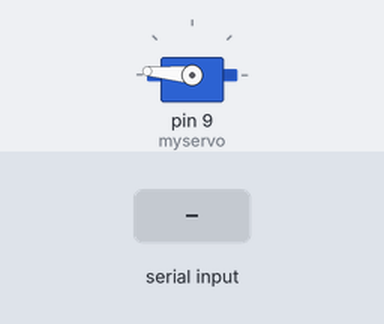
Simulated run of this sketch. Board: Arduino Uno, built with avr-gcc and run on an emulated ATmega328P. On the bench: servo. The inputs (shaded band) are chosen by the test bench. What the sketch prints to the serial monitor is not drawn.

Above: at 1.2 s.
1.3 s: "1\n" received over Serial
At 1.86 s:
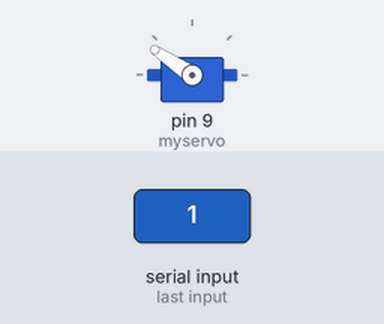
At 2.47 s:
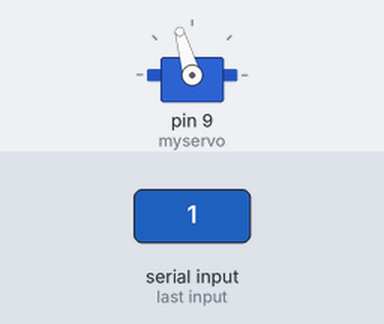
Timing chart, 0 to 6.4 s (numbered marks = the images above; inputs shaded):
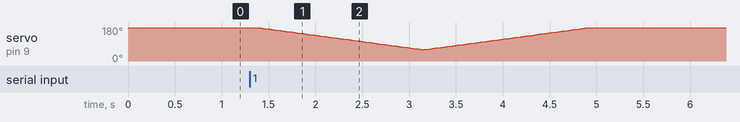

The sketch:

slam_up_arduino.ino
```cpp
#include <Servo.h>

Servo myservo;

int pos = 0;
int cntCommand = -1;

void setup() {
  myservo.attach(9);
  resetAll();

  Serial.begin(9600);
  Serial.setTimeout(10);
  //Add following for Uno
  while(!Serial){};
}

void loop() {
  commandRouter();
  delay(100);
}

void commandRouter() {

  if(Serial.available()>0){
    cntCommand = Serial.parseInt();
  }

  switch(cntCommand){
    case -1: // standby
      break;
    case 0:
      resetAll();
      break;
    case 1:
      runPitchCycle();
      break;
    // case 2:
    //   break;
    // case 3:
    //   break;
    // case 4:
    //   break;
    // case 5:
    //   break;
    // case 6:
    //   break;
    // case 7:
    //   break;
  }

}

void runPitchCycle() {
  for (pos = 175; pos >= 60; pos -= 1) {
    myservo.write(pos);
    delay(15);
  }
  for (pos = 60; pos <= 175; pos += 1) {
    myservo.write(pos);
    delay(15);
  }
  // overWrites current cmd
  cntCommand = -1;
  // tell node the cycle is completed.
  Serial.print("pitch_cycle_done\n");
}

void resetAll(){
  myservo.write(175);
  cntCommand = -1;
  // tell node the cycle is completed.
  Serial.print("reset_all_done\n");
}
```
